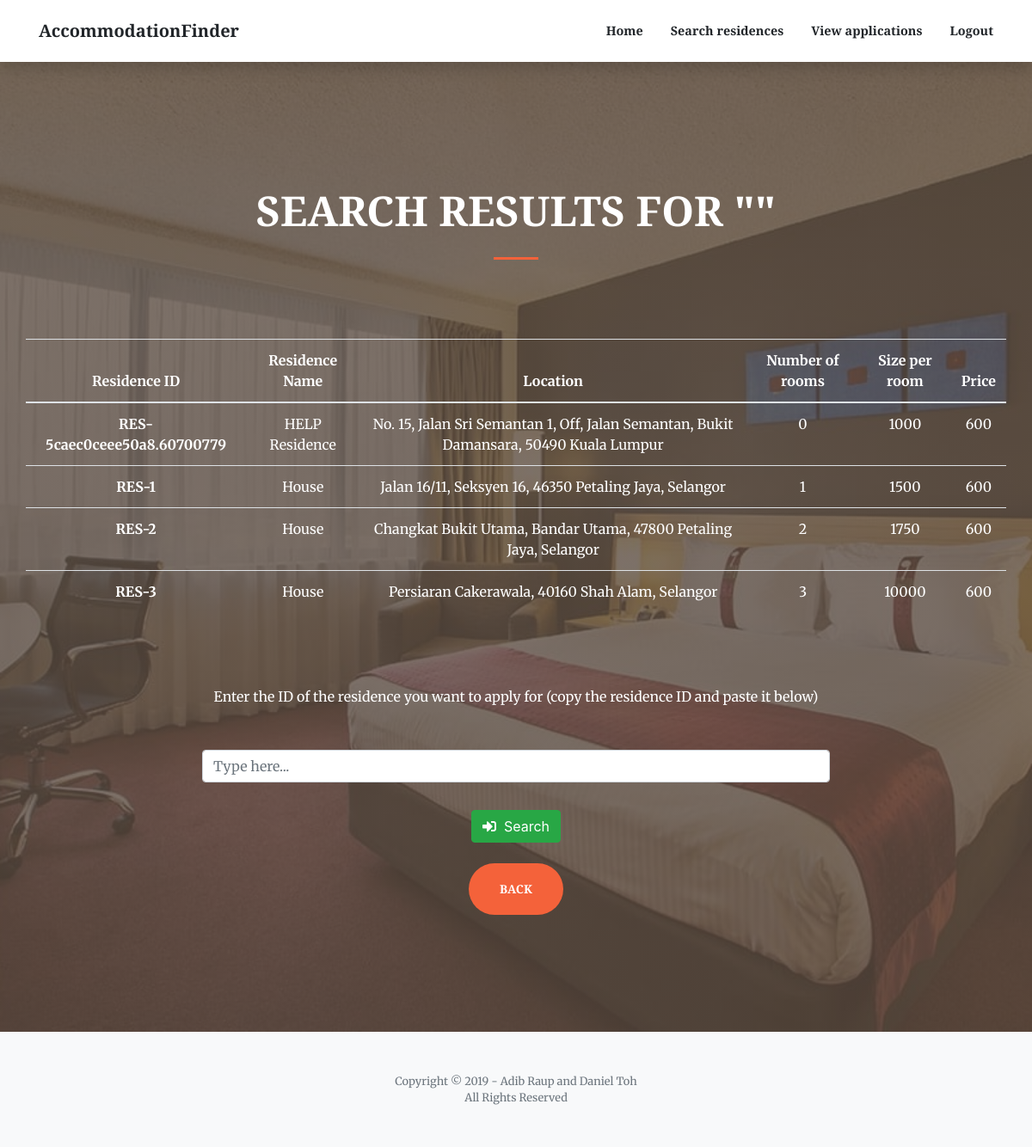
The page /accommodationList.php on the database as committed earlier.
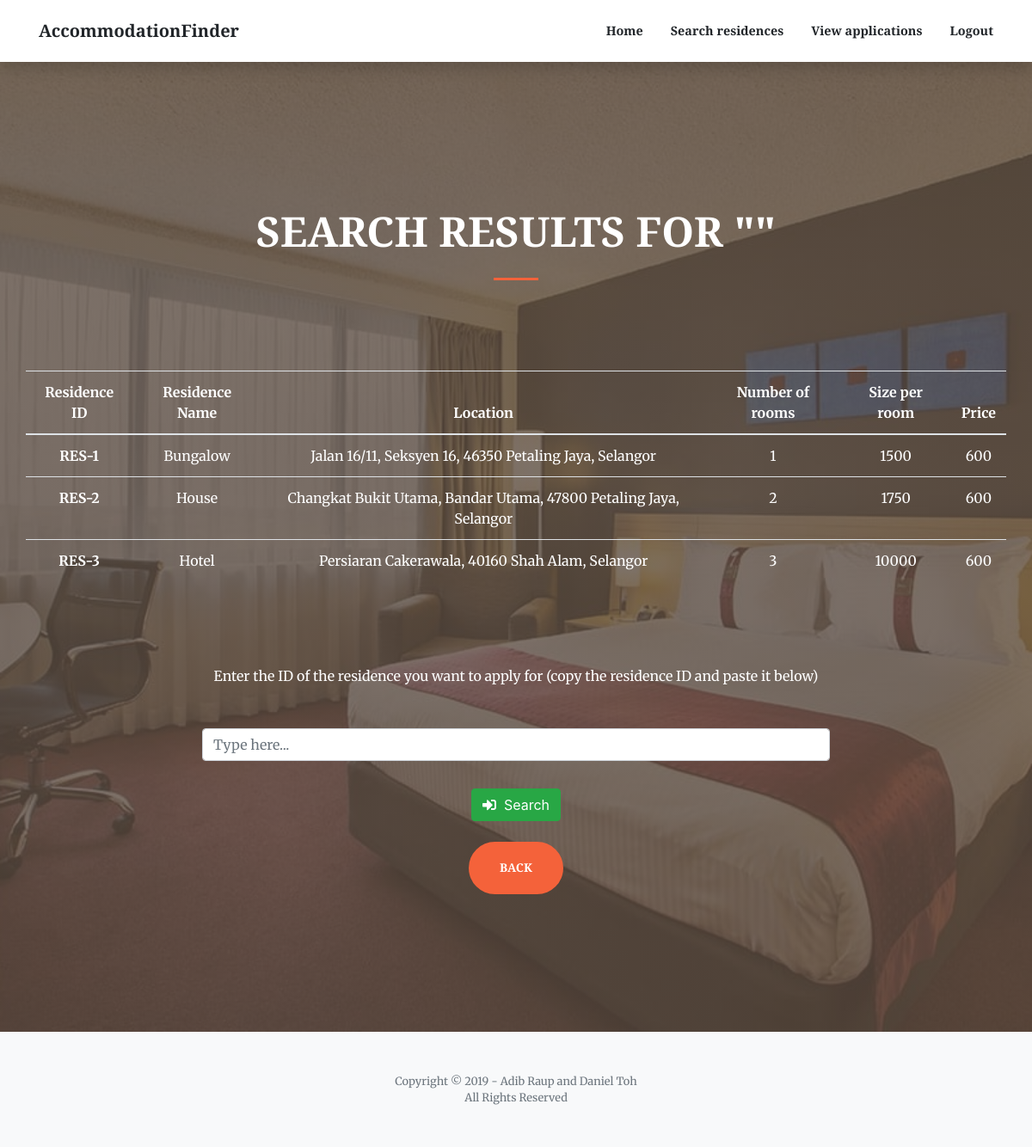
The same page on the database as committed later.
### tables this page shows
CREATE TABLE `residence` (
  `resID` varchar(100) NOT NULL,
  `resName` varchar(200) NOT NULL,
  `address` varchar(500) NOT NULL,
  `numUnits` varchar(100) NOT NULL,
  `sizePerUnit` varchar(100) NOT NULL,
  `monthlyRental` varchar(100) NOT NULL,
  `staffID` varchar(100) NOT NULL
);

### accommodationList.php (the view, shortened to what this page needs)
<!DOCTYPE html>
<html lang="en">
<head>
  <link href="vendor/fontawesome-free/css/all.min.css" rel="stylesheet" type="text/css">
  <link href="vendor/magnific-popup/magnific-popup.css" rel="stylesheet">
  <link href="css/creative3.5.min.css" rel="stylesheet">
</head>
<body id="page-top">
  <form action="bookARoom.php" method="get">
  <nav class="navbar navbar-expand-lg navbar-light fixed-top py-3" id="mainNav">
    <div class="container">
      <a class="navbar-brand js-scroll-trigger" href="index.html">AccommodationFinder</a>
      <div class="collapse navbar-collapse" id="navbarResponsive">
        <ul class="navbar-nav ml-auto my-2 my-lg-0">
          <li class="nav-item">
            <a class="nav-link js-scroll-trigger" href="applicantHome.php">Home</a>
          </li>
          <li class="nav-item">
            <a class="nav-link js-scroll-trigger" href="searchAccommodation.php">Search residences</a>
          </li>
          <li class="nav-item">
            <a class="nav-link js-scroll-trigger" href="applicantViewApplications.php">View applications</a>
          </li>
          <li class="nav-item">
            <a class="nav-link js-scroll-trigger" href="index.html">Logout</a>
          </li>
        </ul>
      </div>
    </div>
  </nav>
  <header class="masthead">
    <div class="container h-100">
      <div class="row h-100 align-items-center justify-content-center text-center">
        <div class="col-lg-10 align-self-end">
          <h1 class="text-uppercase text-white font-weight-bold"><font size="7">Search results for "<?php echo $_SESSION["resName"] ?>"</font></h1>
          <hr class="divider my-4">
        </div>
          <table class="table table-hover" border="0" width="300%">
            <thead>
              <tr>
                <th><font color="white">Residence ID</font></th>
                <th><font color="white">Residence Name</font></th>
                <th><font color="white">Location</font></th>
                <th><font color="white">Number of rooms</font></th>
                <th><font color="white">Size per room</font></th>
                <th><font color="white">Price</font></th>
              </tr>
            </thead>
            <tbody>
              <?php
                $servername = "localhost";
                $username = "root";
                $password = "";
                $conn = new mysqli($servername, $username, $password);
                $conn->select_db("accommodationfinder");
                $searchKeyword = "%".$_SESSION["resName"]."%";
                $lq = "SELECT * FROM residence WHERE resName LIKE '$searchKeyword'
                OR address LIKE '$searchKeyword' OR resID LIKE '$searchKeyword'";
                $res = $conn->query($lq);
                foreach($res as $opt){
              ?>
                <tr>
                  <th scope="row" name="resid" class="resid" id="resid"><font color="white">
                    <?php echo $opt['resID']?></font></th>
                  <td class="name"><font color="white"><?php echo $opt['resName']?></font></td>
                  <td class="location"><font color="white"><?php echo $opt['address']?></font></td>
                  <td class="norooms"><font color="white"><?php echo $opt['numUnits']?></font></td>
                  <td class="sizeroom"><font color="white"><?php echo $opt['sizePerUnit']?></font></td>
                  <td class="price"><font color="white"><?php echo $opt['monthlyRental']?></font></td>
                </tr>
              <?php }?>
            </tbody>
          </table>
          <div class="col-lg-8 align-self-baseline">
            <p class="text-white-75 font-weight-light mb-5"><font size="3" color="white"><b>Enter the ID of the
              residence you want to apply for (copy the residence ID and paste it below)</b></font></p>
            <div class="form-group has-danger">
                <div class="input-group mb-2 mr-sm-2 mb-sm-0">
                    <input type="search" name="room" class="form-control" id="room"
                    placeholder="Type here..." required autofocus ></input>
                </div>
            </div>
            <div class="row" style="padding-top: 1rem">
                <div class="col-md-3"></div>
                <div class="col-md-6">
                    <a href="bookARoom.php?id=<?php echo $option['search']; ?>"><button type="submit" class="btn btn-success">
                      <i class="fas fa-sign-in-alt"></i>&nbsp  Search</button></a>
                </div>
            </div><br>
            <a class="btn btn-primary btn-xl js-scroll-trigger" href="searchAccommodation.php">Back</a>
          </div>
      </div>
    </div>
  </header>
  <footer class="bg-light py-5">
    <div class="container">
      <div class="small text-center text-muted">Copyright &copy; 2019 - Adib Raup and Daniel Toh</div>
      <div class="small text-center text-muted">All Rights Reserved</div>
    </div>
  </footer>
</body>
</html>

Rows that differ between the two databases and show on the page:
removed residence: resID "RES-5caec0ceee50a8.60700779", resName "HELP Residence", address "No. 15, Jalan Sri Semantan 1, Off, Jalan Semantan, Bukit Damansara, 50490 Kuala Lumpur", numUnits "0", sizePerUnit "1000", monthlyRental "600"
changed residence "RES-1": resName "House" → "Bungalow"
changed residence "RES-3": resName "House" → "Hotel"
